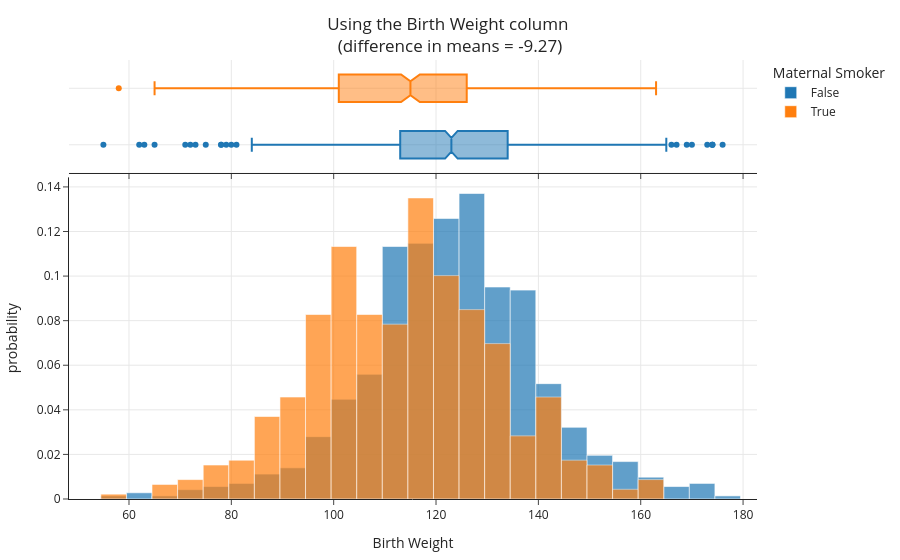
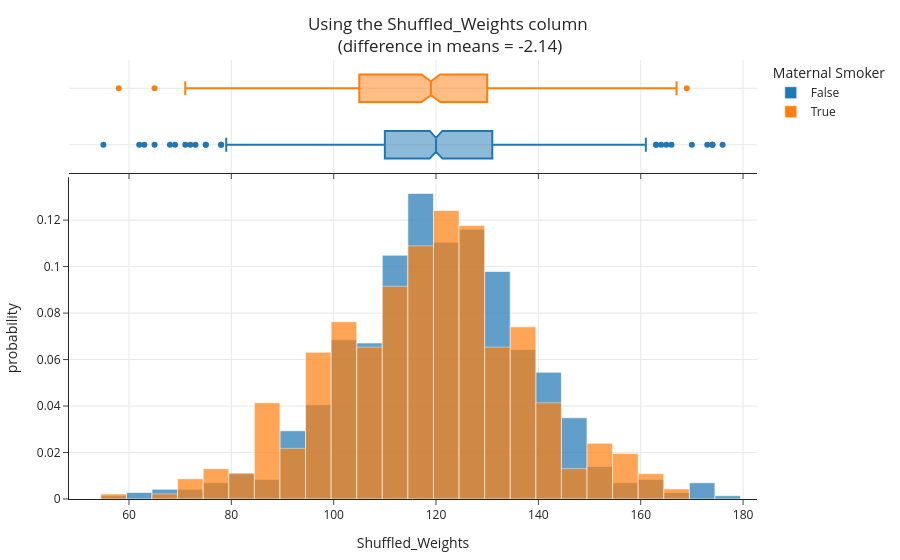

Write notebook code for charts like these, in order.
### Markdown cell above
Let's visualize both pairs of distributions – what do you notice?

### Code cell
for x in ['Birth Weight', 'Shuffled_Weights']:
    diff = group_means.loc[True, x] - group_means.loc[False, x]
    fig = px.histogram(
        with_shuffled, x=x, color='Maternal Smoker', histnorm='probability', marginal='box', 
        title=f"Using the {x} column <br>(difference in means = {diff:.2f})",
        barmode='overlay', opacity=0.7)
    fig.update_layout(margin=dict(t=60))
    fig.show()

### Figure 1 — Plotly figure (JSON) as saved in the notebook; plotly's stock layout.template omitted (floating-point values rounded to 4 significant figures; data arrays with more than 128 entries replaced by an {"elided": "..."} marker saying what was removed)
{"data": [{"alignmentgroup": "True", "bingroup": "x", "histnorm": "probability", "hovertemplate": "Maternal Smoker=False<br>Birth Weight=%{x}<br>probability=%{y}<extra></extra>", "legendgroup": "False", "marker": {"color": "#1F77B4", "opacity": 0.7, "pattern": {"shape": ""}}, "name": "False", "offsetgroup": "False", "orientation": "v", "showlegend": true, "type": "histogram", "x": {"elided": "715 int values"}, "xaxis": "x", "yaxis": "y"}, {"alignmentgroup": "True", "hovertemplate": "Maternal Smoker=False<br>Birth Weight=%{x}<extra></extra>", "legendgroup": "False", "marker": {"color": "#1F77B4"}, "name": "False", "notched": true, "offsetgroup": "False", "showlegend": false, "type": "box", "x": {"elided": "715 int values"}, "xaxis": "x2", "yaxis": "y2"}, {"alignmentgroup": "True", "bingroup": "x", "histnorm": "probability", "hovertemplate": "Maternal Smoker=True<br>Birth Weight=%{x}<br>probability=%{y}<extra></extra>", "legendgroup": "True", "marker": {"color": "#FF7F0E", "opacity": 0.7, "pattern": {"shape": ""}}, "name": "True", "offsetgroup": "True", "orientation": "v", "showlegend": true, "type": "histogram", "x": {"elided": "459 int values"}, "xaxis": "x", "yaxis": "y"}, {"alignmentgroup": "True", "hovertemplate": "Maternal Smoker=True<br>Birth Weight=%{x}<extra></extra>", "legendgroup": "True", "marker": {"color": "#FF7F0E"}, "name": "True", "notched": true, "offsetgroup": "True", "showlegend": false, "type": "box", "x": {"elided": "459 int values"}, "xaxis": "x2", "yaxis": "y2"}], "layout": {"barmode": "overlay", "legend": {"title": {"text": "Maternal Smoker"}, "tracegroupgap": 0}, "margin": {"t": 60}, "title": {"text": "Using the Birth Weight column <br>(difference in means = -9.27)"}, "xaxis": {"anchor": "y", "domain": [0, 1], "title": {"text": "Birth Weight"}}, "xaxis2": {"anchor": "y2", "domain": [0, 1], "matches": "x", "showticklabels": false}, "yaxis": {"anchor": "x", "domain": [0, 0.7326], "title": {"text": "probability"}}, "yaxis2": {"anchor": "x2", "domain": [0.7426, 1], "matches": "y2", "showline": false, "showticklabels": false, "ticks": ""}}}

### Figure 2 — Plotly figure (JSON) as saved in the notebook; plotly's stock layout.template omitted (floating-point values rounded to 4 significant figures; data arrays with more than 128 entries replaced by an {"elided": "..."} marker saying what was removed)
{"data": [{"alignmentgroup": "True", "bingroup": "x", "histnorm": "probability", "hovertemplate": "Maternal Smoker=False<br>Shuffled_Weights=%{x}<br>probability=%{y}<extra></extra>", "legendgroup": "False", "marker": {"color": "#1F77B4", "opacity": 0.7, "pattern": {"shape": ""}}, "name": "False", "offsetgroup": "False", "orientation": "v", "showlegend": true, "type": "histogram", "x": {"elided": "715 int values"}, "xaxis": "x", "yaxis": "y"}, {"alignmentgroup": "True", "hovertemplate": "Maternal Smoker=False<br>Shuffled_Weights=%{x}<extra></extra>", "legendgroup": "False", "marker": {"color": "#1F77B4"}, "name": "False", "notched": true, "offsetgroup": "False", "showlegend": false, "type": "box", "x": {"elided": "715 int values"}, "xaxis": "x2", "yaxis": "y2"}, {"alignmentgroup": "True", "bingroup": "x", "histnorm": "probability", "hovertemplate": "Maternal Smoker=True<br>Shuffled_Weights=%{x}<br>probability=%{y}<extra></extra>", "legendgroup": "True", "marker": {"color": "#FF7F0E", "opacity": 0.7, "pattern": {"shape": ""}}, "name": "True", "offsetgroup": "True", "orientation": "v", "showlegend": true, "type": "histogram", "x": {"elided": "459 int values"}, "xaxis": "x", "yaxis": "y"}, {"alignmentgroup": "True", "hovertemplate": "Maternal Smoker=True<br>Shuffled_Weights=%{x}<extra></extra>", "legendgroup": "True", "marker": {"color": "#FF7F0E"}, "name": "True", "notched": true, "offsetgroup": "True", "showlegend": false, "type": "box", "x": {"elided": "459 int values"}, "xaxis": "x2", "yaxis": "y2"}], "layout": {"barmode": "overlay", "legend": {"title": {"text": "Maternal Smoker"}, "tracegroupgap": 0}, "margin": {"t": 60}, "title": {"text": "Using the Shuffled_Weights column <br>(difference in means = -2.14)"}, "xaxis": {"anchor": "y", "domain": [0, 1], "title": {"text": "Shuffled_Weights"}}, "xaxis2": {"anchor": "y2", "domain": [0, 1], "matches": "x", "showticklabels": false}, "yaxis": {"anchor": "x", "domain": [0, 0.7326], "title": {"text": "probability"}}, "yaxis2": {"anchor": "x2", "domain": [0.7426, 1], "matches": "y2", "showline": false, "showticklabels": false, "ticks": ""}}}
